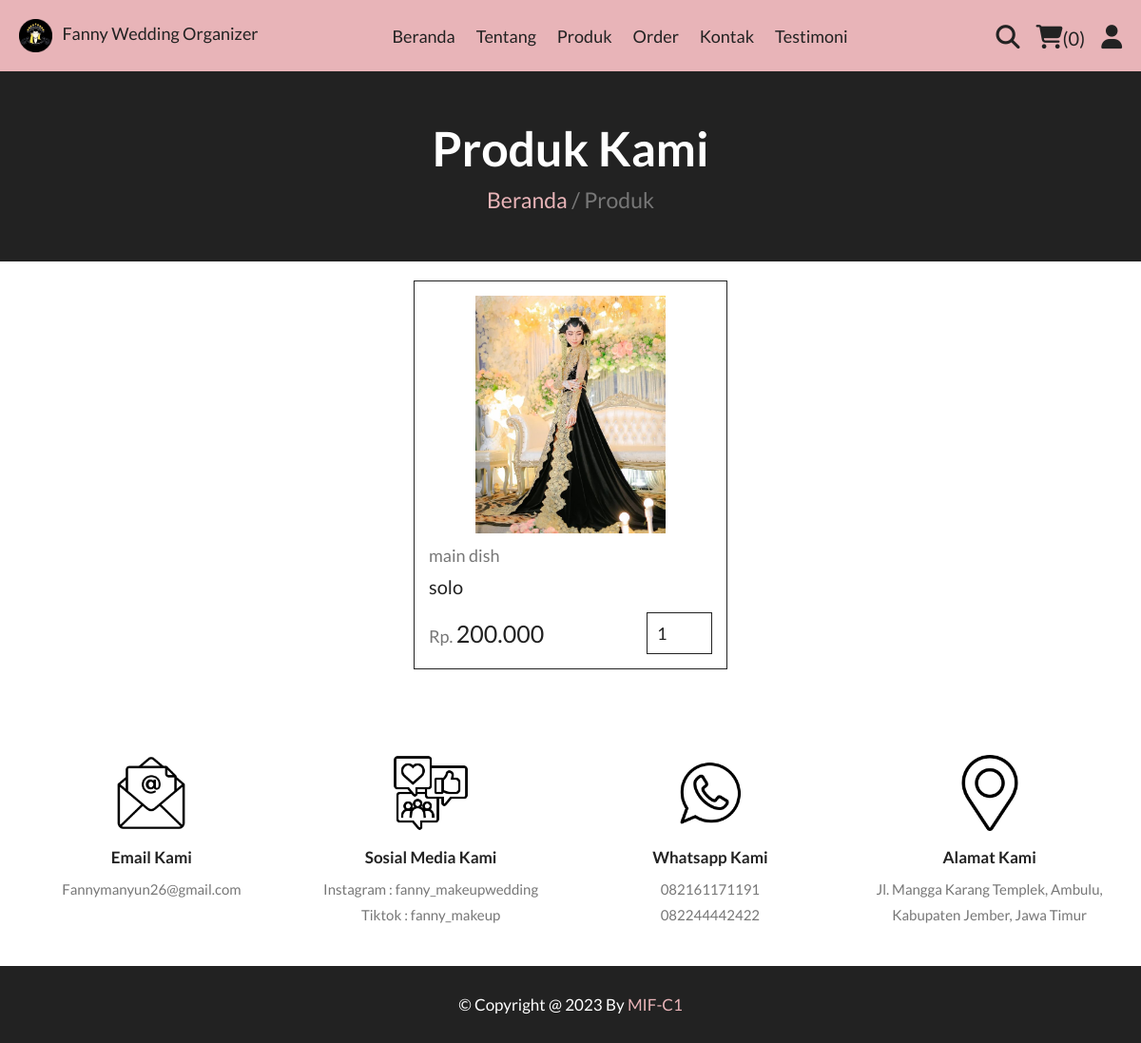
Before: /menu.php (signed in) with the older database file.
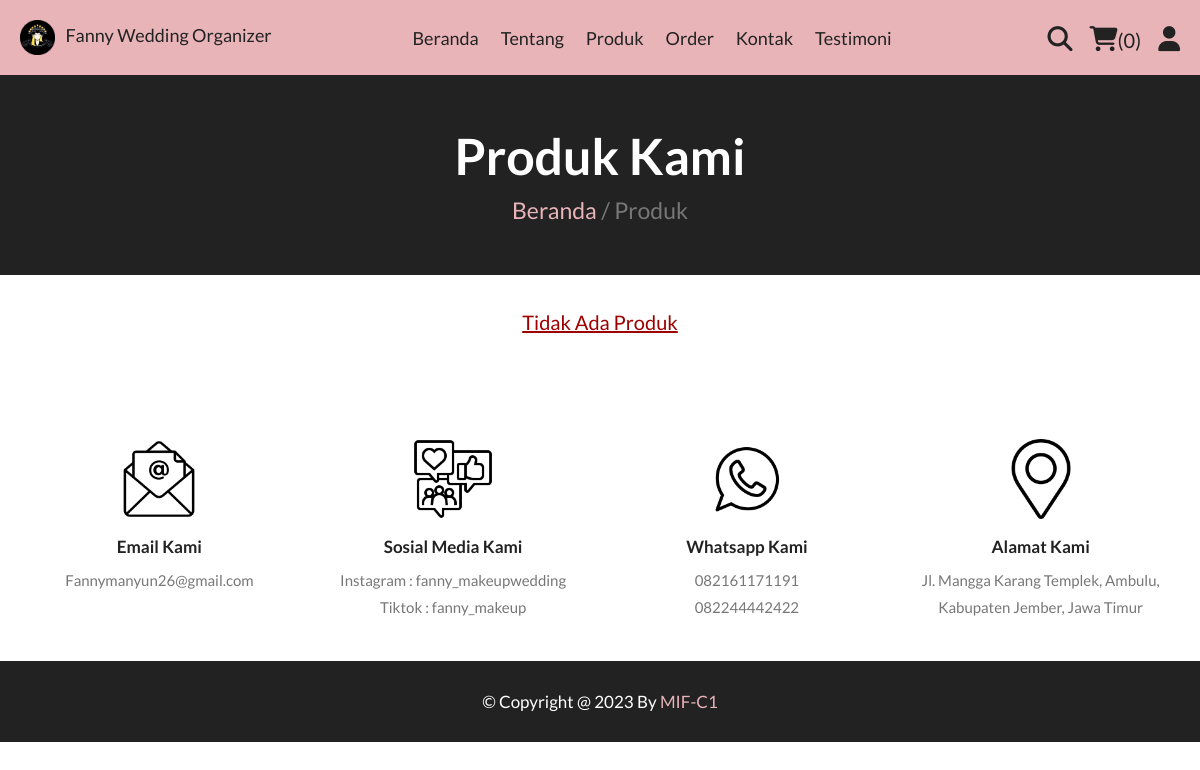
After: the same page with the newer database file.
### tables this page shows
CREATE TABLE `products` (
  `id` int(11) NOT NULL,
  `name` varchar(50) NOT NULL,
  `category` varchar(50) NOT NULL,
  `keterangan` varchar(500) NOT NULL,
  `price` int(11) NOT NULL,
  `image` varchar(255) NOT NULL
);

### menu.php (the view, shortened to what this page needs)
<?php
include 'components/connect.php';
?>
<!DOCTYPE html>
<html lang="en">
<head>
   <link rel="stylesheet" href="https://cdnjs.cloudflare.com/ajax/libs/font-awesome/6.1.1/css/all.min.css">
   <link rel="stylesheet" href="https://stackpath.bootstrapcdn.com/font-awesome/4.7.0/css/font-awesome.min.css"
      type="text/css" media="all"/>
   <link rel="stylesheet" href="css/style.css">
   <link rel="stylesheet" href="css/overlay.css">
</head>
<body>
<?php include 'components/user_header.php'; ?>
<div class="heading">
   <h3>Produk Kami</h3>
   <p><a href="home.php">Beranda</a> <span> / Produk</span></p>
</div>
<section class="products">
   <div class="box-container">
      <?php
         $select_products = $conn->prepare("SELECT * FROM `products` ORDER BY id DESC");
         $select_products->execute();
         if($select_products->rowCount() > 0){
            while($fetch_products = $select_products->fetch(PDO::FETCH_ASSOC)){
      ?>
      <form action="" method="post" class="box">
         <img src="uploaded_img/<?= $fetch_products['image']; ?>" alt="">
         <a href="category.php?category=<?= $fetch_products['category']; ?>" class="cat"><?= $fetch_products['category']; ?></a>
         <div class="name"><?= $fetch_products['name']; ?></div>
         <div class="flex">
            <div class="price"><span>Rp. </span><?php echo " " . number_format($fetch_products['price'],0,',','.'); ?></div>
            <input type="number" name="qty" class="qty" min="1" max="99" value="1" maxlength="2">
         </div>
      </form>
      <?php
            }
         }else{
            echo '<p class="empty">tidak ada produk</p>';
         }
      ?>
      </div>
</section>
<?php include 'components/footer.php'; ?>
</body>
</html>

### components/user_header.php (shortened to what this page needs)
<!DOCTYPE html>
<html lang="en">
<head>
   <link rel="stylesheet" href="css/head.css">
</head>
<body>
<header class="header">
   <section class="flex">
      <a class="logo" href="home.php">
        <img class="z" src="images/logofanny.png" width="35" height="35"> &nbsp; Fanny Wedding Organizer
      </a>
      <nav class="navbar">
         <a href="home.php">Beranda</a>
         <a href="about.php">Tentang</a>
         <a href="menu.php">Produk</a>
         <a href="orders.php">Order</a>
         <a href="contact.php">Kontak</a>
         <a href="showreview.php">Testimoni</a>
      </nav>
      <div class="icons">
         <?php
            $count_cart_items = $conn->prepare("SELECT * FROM `cart` WHERE user_id = ?");
            $count_cart_items->execute([$user_id]);
            $total_cart_items = $count_cart_items->rowCount();
         ?>
         <a href="search.php"><i class="fas fa-search"></i></a>
         <a href="cart.php"><i class="fas fa-shopping-cart"></i><span>(<?= $total_cart_items; ?>)</span></a>
         <div id="user-btn" class="fas fa-user"></div>
      </div>
   </section>
</header>
</body>
</html>

### components/footer.php (shortened to what this page needs)
<footer class="footer">
   <section class="grid">
      <div class="box">
         <img src="images/email-icon.png" alt="">
         <h3>Email Kami</h3>
         <a href="https://mail.google.com/mail/u/0/?view=cm&tf=1&fs=1&to=Fannymanyun26@gmail.com">Fannymanyun26@gmail.com</a>
      </div>
      <div class="box">
         <img src="images/alamat social-media.png" alt="">
         <h3>Sosial Media Kami</h3>
         <a href="https://instagram.com/fanny_makeupwedding?igshid=ZmVmZTY5ZGE=">Instagram : fanny_makeupwedding</a>
         <a href="https://www.tiktok.com/@fannysulistiowati?_t=8XyWlTeBsn3&_r=1">Tiktok : fanny_makeup</a>
      </div>
      <div class="box">
         <img src="images/alamat whatsapp.png" alt="">
         <h3>Whatsapp Kami</h3>
         <a href="whatsapp://send?&phone=+6282161171191">082161171191</a>
         <a href="whatsapp://send?&phone=+6282244442422">082244442422</a>
      </div>
      <div class="box">
         <img src="images/map-icon.png" alt="">
         <h3>Alamat Kami</h3>
         <a href="https://www.google.com/maps/place/8%C2%B022'02.4%22S+113%C2%B038'29.9%22E/@-8.3673267,113.6394358,17z/data=!3m1!4b1!4m5!3m4!1s0x0:0xceb6403cd55bc3c4!8m2!3d-8.3673267!4d113.6416245?hl=id">Jl. Mangga Karang Templek, Ambulu, Kabupaten Jember, Jawa Timur</a>
      </div>
   </section>
   <div class="credit">&copy; copyright @ <?= date('Y'); ?> by <span>MIF-C1</span> </div>
</footer>

### css/style.css (style rules this page uses)
:root { --color-custom : #E8B4B8; --yellow:#fed330; --red:rgb(158, 0, 0); --white:#fff; --black:#222; --light-color:#777; --border:.1rem solid var(--black); --pr-color : #E8B4B8; }
* { font-family: 'Lato' ,'Rubik', 'sans-serif'; margin:0; padding:0; box-sizing: border-box; outline: none; border: none; text-decoration: none; }
html { font-size: 62.5%; overflow-x: hidden; scroll-behavior: smooth; stop-opacity: 7rem; }
section { margin:0 auto; max-width: 1200px; padding:2rem; }
.heading { display: flex; align-items: center; justify-content: center; gap:1rem; flex-flow: column; background-color: var(--black); min-height: 20rem; }
.heading h3 { font-size: 5rem; color:var(--white); text-transform: capitalize; }
.heading p { font-size: 2.3rem; color:var(--light-color); }
.heading p a { color:var(--pr-color); }
.empty { padding:1.5rem; text-align: center; text-decoration: underline; width: 100%; font-size: 2rem; text-transform: capitalize; color:var(--red); }
.header { position: sticky; top:0; left:0; right:0; z-index: 1000; background: var(--pr-color); }
.header .flex { display:flex; align-items: center; justify-content: space-between; position: relative; float: none; }
.header .flex .logo { color:var(--black); font-size: large; }
.header .flex .navbar a { font-size: 1.8rem; color:var(--black); margin:0 1rem; transition: all .2s ease-in; }
.header .flex .icons > * { margin-left: 1.5rem; font-size: 2.5rem; color:var(--black); cursor: pointer; transition: all .2s ease-in; }
.header .flex .icons span { font-size: 2rem; }
.products .box-container { display: grid; grid-template-columns: repeat(auto-fit, 33rem); justify-content: center; align-items: flex-start; gap:1.5rem; }
.footer .grid { display: grid; grid-template-columns: repeat(auto-fit, minmax(27rem, 1fr)); gap:1.5rem; align-items: flex-start; padding-top: 5rem; }
.footer .grid .box { padding:2rem; text-align: center; }
.footer .grid .box img { height: 8rem; width: 100%; object-fit: contain; margin-bottom: .5rem; }
.footer .grid .box h3 { margin:1rem 0; font-size: 1.7rem; color:var(--black); text-transform: capitalize; }
.footer .grid .box p, .footer .grid .box a { display: block; font-size: 1.5rem; color:var(--light-color); line-height: 1.8; }
.credit { padding:3rem 2rem; text-align: center; background-color: var(--black); color:var(--white); font-size: 1.7rem; text-transform: capitalize; }
.credit span { color:var(--pr-color); }
.products .box-container .box { border:var(--border); padding:1.5rem; position: relative; overflow: hidden; }
.products .box-container .box img { height: 25rem; width: 100%; object-fit: contain; margin-bottom: 1rem; }
.products .box-container .box .cat { font-size: 1.8rem; color:var(--light-color); }
.products .box-container .box .name { font-size: 2rem; color:var(--black); margin:1rem 0; }
.products .box-container .box .flex { display: flex; align-items: center; gap:1rem; margin-top: 1.5rem; }
.products .box-container .box .flex .price { margin-right: auto; font-size: 2.5rem; color:var(--black); }
.products .box-container .box .flex .price span { color:var(--light-color); font-size: 1.8rem; }
.products .box-container .box .flex .qty { padding:1rem; border:var(--border); font-size: 1.8rem; color:var(--black); }

### css/head.css (style rules this page uses)
img.z { vertical-align:middle; }

Changed rows visible on the page:
removed products: image (picture), category "main dish", name "solo", price "200.000"
Other visible differences:
text now shown: "Tidak Ada Produk"
